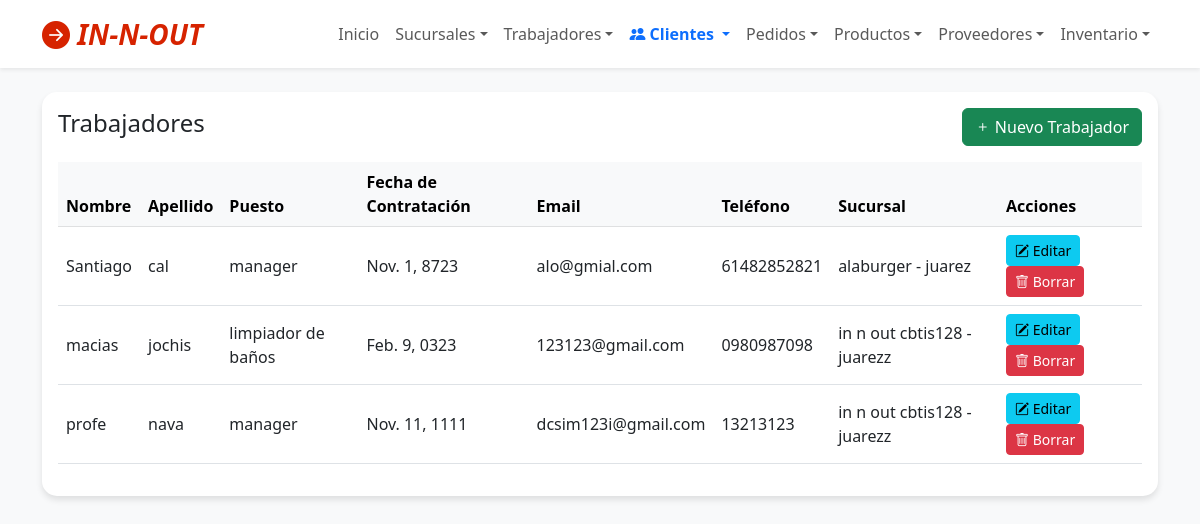
The app's page /trabajador/ver/, older data.
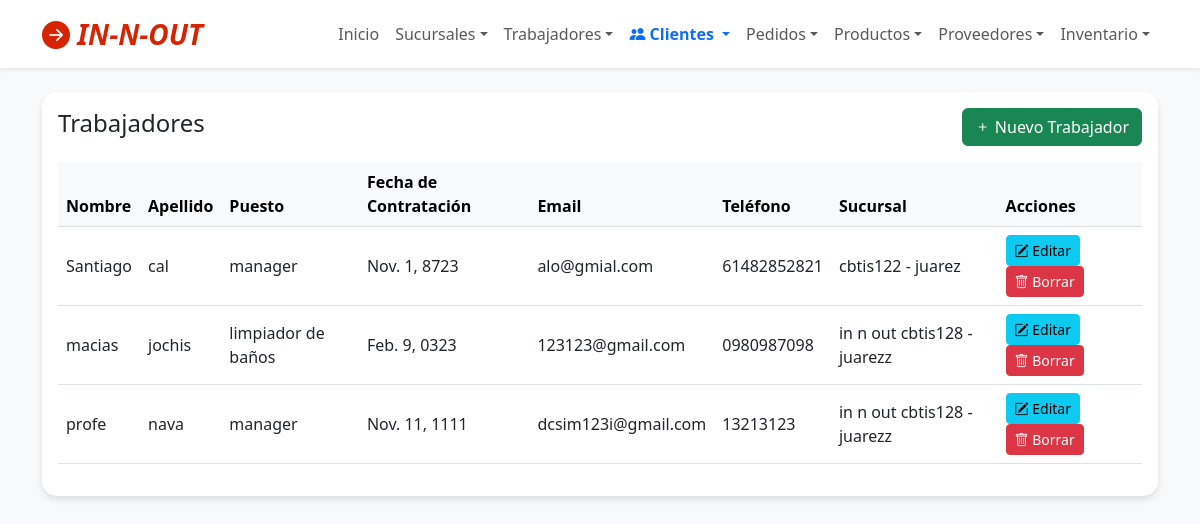
The same page, newer data.
### app_InNOut/models.py (models this page shows, shortened)
class Trabajador(models.Model):
    nombre = models.CharField(max_length=100)
    apellido = models.CharField(max_length=100)
    puesto = models.CharField(max_length=50)
    fecha_contratacion = models.DateField()
    email = models.EmailField(unique=True)
    telefono_personal = models.CharField(max_length=20, blank=True)
    sucursal = models.ForeignKey(Sucursal, on_delete=models.CASCADE, related_name="trabajadores")

class Sucursal(models.Model):
    nombre_tienda = models.CharField(max_length=100)
    direccion = models.CharField(max_length=200, blank=True, null=True)
    ciudad = models.CharField(max_length=100)
    codigo_postal = models.CharField(max_length=10, blank=True, null=True)
    telefono_tienda = models.CharField(max_length=20)
    es_drive_thru = models.BooleanField(default=False)
    fecha_apertura = models.DateField()

### app_InNOut/views.py (the view)
# urls.py: path('trabajador/ver/', views.ver_trabajadores, name='ver_trabajadores'),
def ver_trabajadores(request):
    return render(request, 'trabajador/ver_trabajadores.html', {'trabajadores': Trabajador.objects.select_related('sucursal').all().order_by('nombre')})

### app_InNOut/templates/trabajador/ver_trabajadores.html (shortened to what this page needs)
{% extends "base.html" %}
{% block content %}
<div class="card card-soft p-3">
  <div class="d-flex justify-content-between align-items-center mb-3">
    <h4>Trabajadores</h4>
    <a class="btn btn-success" href="{% url 'agregar_trabajador' %}">
      <i class="bi bi-plus"></i> Nuevo Trabajador
    </a>
  </div>
  <table class="table table-hover align-middle">
    <thead class="table-light">
      <tr>
        <th>Nombre</th>
        <th>Apellido</th>
        <th>Puesto</th>
        <th>Fecha de Contratación</th>
        <th>Email</th>
        <th>Teléfono</th>
        <th>Sucursal</th>
        <th>Acciones</th>
      </tr>
    </thead>
    <tbody>
      {% for t in trabajadores %}
      <tr>
        <td>{{ t.nombre }}</td>
        <td>{{ t.apellido }}</td>
        <td>{{ t.puesto }}</td>
        <td>{{ t.fecha_contratacion }}</td>
        <td>{{ t.email }}</td>
        <td>{{ t.telefono_personal }}</td>
        <td>
          {% if t.sucursal %}
            {{ t.sucursal.nombre_tienda }} - {{ t.sucursal.ciudad }}
          {% else %}
            <em>Sin asignar</em>
          {% endif %}
        </td>
        <td>
          <a class="btn btn-sm btn-info" href="{% url 'actualizar_trabajador' t.id %}">
            <i class="bi bi-pencil-square"></i> Editar
          </a>
          <a class="btn btn-sm btn-danger" href="{% url 'borrar_trabajador' t.id %}">
            <i class="bi bi-trash"></i> Borrar
          </a>
        </td>
      </tr>
      {% empty %}
      <tr><td colspan="8" class="text-center text-muted">No existen trabajadores registrados.</td></tr>
      {% endfor %}
    </tbody>
  </table>
</div>
{% endblock %}

Row changes from the older to the newer data that the page shows:
changed Trabajador "Santiago": sucursal.nombre_tienda "alaburger" → "cbtis122"
